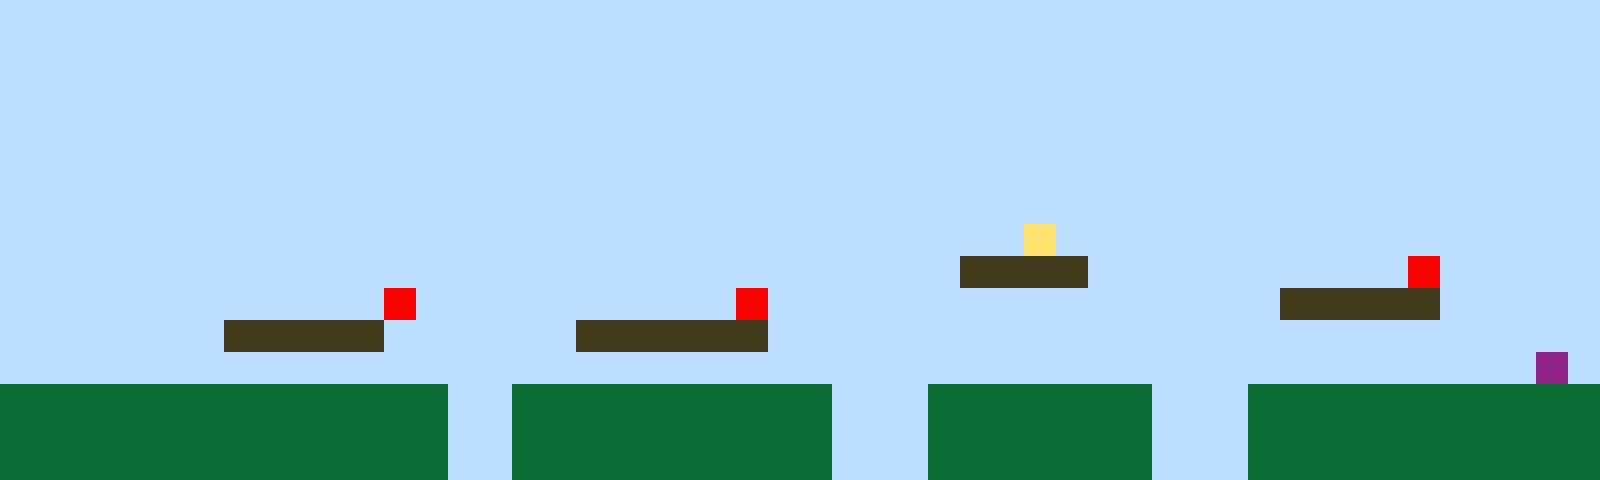

Rendered tile map (Tiled .tmx) drawn with the repository's tilesets; below, a short description and the full map source, tile grids included:
An orthogonal 50x15 tile map with 32x32 px tiles, 1 tile layer (Tile Layer 1).

<map version="1.10" tiledversion="1.11.2" orientation="orthogonal" renderorder="right-up" width="50" height="15" tilewidth="32" tileheight="32" infinite="0" nextlayerid="2" nextobjectid="1"><editorsettings><export target="map1.csv" format="csv" /></editorsettings><tileset firstgid="1" name="sprites" tilewidth="32" tileheight="32" tilecount="6" columns="3"><image source="sprites.png" width="96" height="64" /></tileset><layer id="1" name="Tile Layer 1" width="50" height="15"><data encoding="csv">1,1,1,1,1,1,1,1,1,1,1,1,1,1,1,1,1,1,1,1,1,1,1,1,1,1,1,1,1,1,1,1,1,1,1,1,1,1,1,1,1,1,1,1,1,1,1,1,1,1,1,1,1,1,1,1,1,1,1,1,1,1,1,1,1,1,1,1,1,1,1,1,1,1,1,1,1,1,1,1,1,1,1,1,1,1,1,1,1,1,1,1,1,1,1,1,1,1,1,1,1,1,1,1,1,1,1,1,1,1,1,1,1,1,1,1,1,1,1,1,1,1,1,1,1,1,1,1,1,1,1,1,1,1,1,1,1,1,1,1,1,1,1,1,1,1,1,1,1,1,1,1,1,1,1,1,1,1,1,1,1,1,1,1,1,1,1,1,1,1,1,1,1,1,1,1,1,1,1,1,1,1,1,1,1,1,1,1,1,1,1,1,1,1,1,1,1,1,1,1,1,1,1,1,1,1,1,1,1,1,1,1,1,1,1,1,1,1,1,1,1,1,1,1,1,1,1,1,1,1,1,1,1,1,1,1,1,1,1,1,1,1,1,1,1,1,1,1,1,1,1,1,1,1,1,1,1,1,1,1,1,1,1,1,1,1,1,1,1,1,1,1,1,1,1,1,1,1,1,1,1,1,1,1,1,1,1,1,1,1,1,1,1,1,1,1,1,1,1,1,1,1,1,1,1,1,1,1,1,1,1,1,1,1,1,1,1,1,1,1,1,1,1,1,1,1,1,1,1,1,1,1,1,1,1,1,1,1,1,1,1,1,1,1,1,1,1,1,1,1,1,1,1,1,1,1,1,1,1,1,1,1,1,1,1,1,1,1,1,1,1,1,1,1,1,1,1,1,1,1,1,1,4,1,1,1,1,1,1,1,1,1,1,1,1,1,1,1,1,1,1,1,1,1,1,1,1,1,1,1,1,1,1,1,1,1,1,1,1,1,1,1,1,1,1,1,1,1,1,1,3,3,3,3,1,1,1,1,1,1,1,1,1,1,5,1,1,1,1,1,1,1,1,1,1,1,1,1,1,1,1,1,5,1,1,1,1,1,1,1,1,1,1,5,1,1,1,1,1,1,1,1,1,1,1,1,1,1,1,1,3,3,3,3,3,1,1,1,1,1,1,1,1,1,1,1,1,3,3,3,3,3,1,1,1,1,1,1,3,3,3,3,3,3,1,1,1,1,1,1,1,1,1,1,1,1,1,1,1,1,1,1,1,1,1,1,1,1,1,1,1,1,1,1,1,1,1,1,1,1,1,1,1,1,1,1,1,1,1,1,1,1,1,1,1,1,1,1,1,1,1,1,1,1,1,1,1,1,1,1,1,1,1,1,1,1,1,1,6,1,2,2,2,2,2,2,2,2,2,2,2,2,2,2,1,1,2,2,2,2,2,2,2,2,2,2,1,1,1,2,2,2,2,2,2,2,1,1,1,2,2,2,2,2,2,2,2,2,2,2,2,2,2,2,2,2,2,2,2,2,2,2,2,2,1,1,2,2,2,2,2,2,2,2,2,2,1,1,1,2,2,2,2,2,2,2,1,1,1,2,2,2,2,2,2,2,2,2,2,2,2,2,2,2,2,2,2,2,2,2,2,2,2,2,1,1,2,2,2,2,2,2,2,2,2,2,1,1,1,2,2,2,2,2,2,2,1,1,1,2,2,2,2,2,2,2,2,2,2,2</data></layer></map>
